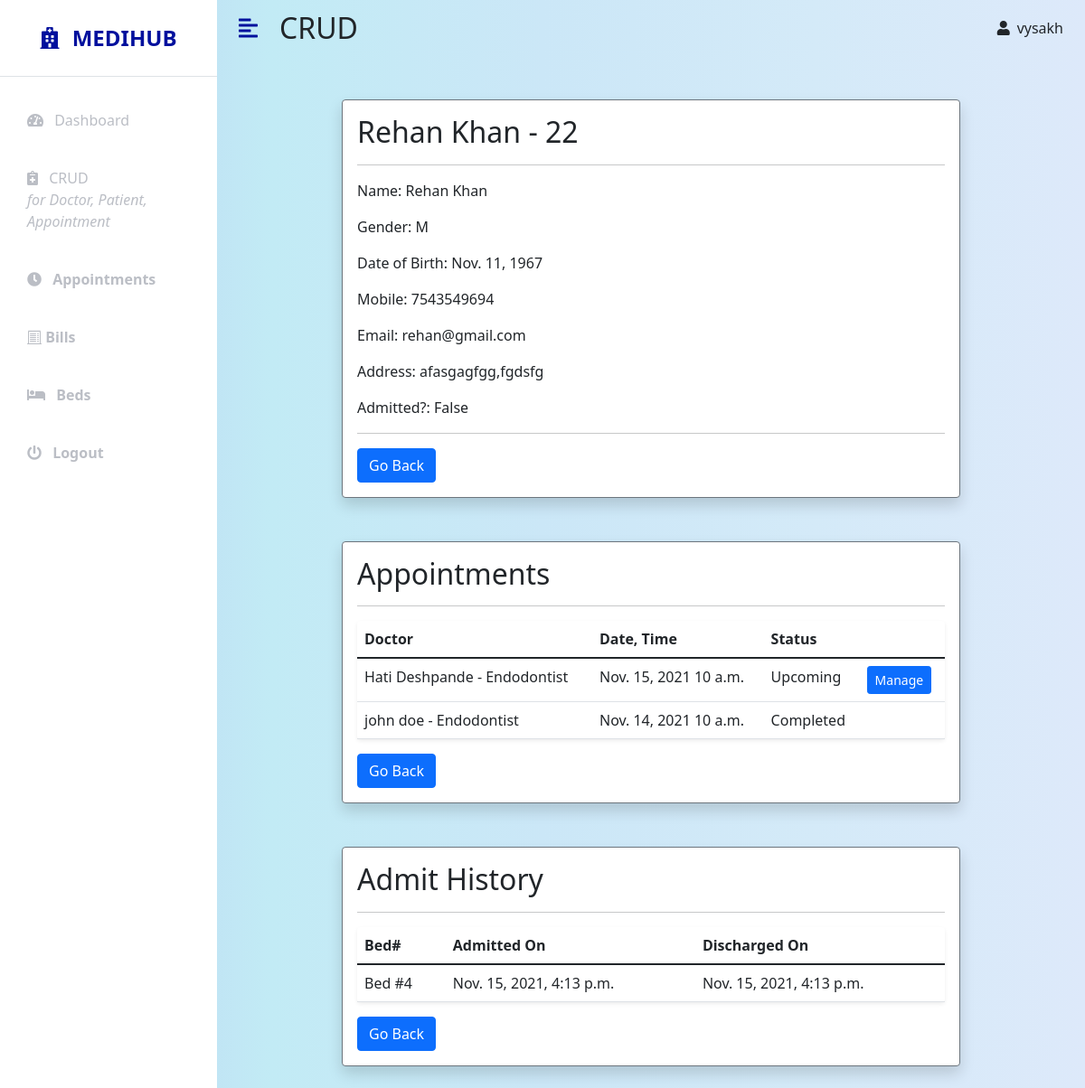
The page /adminapp/crud/patient/22 (signed in) on the database as committed earlier.
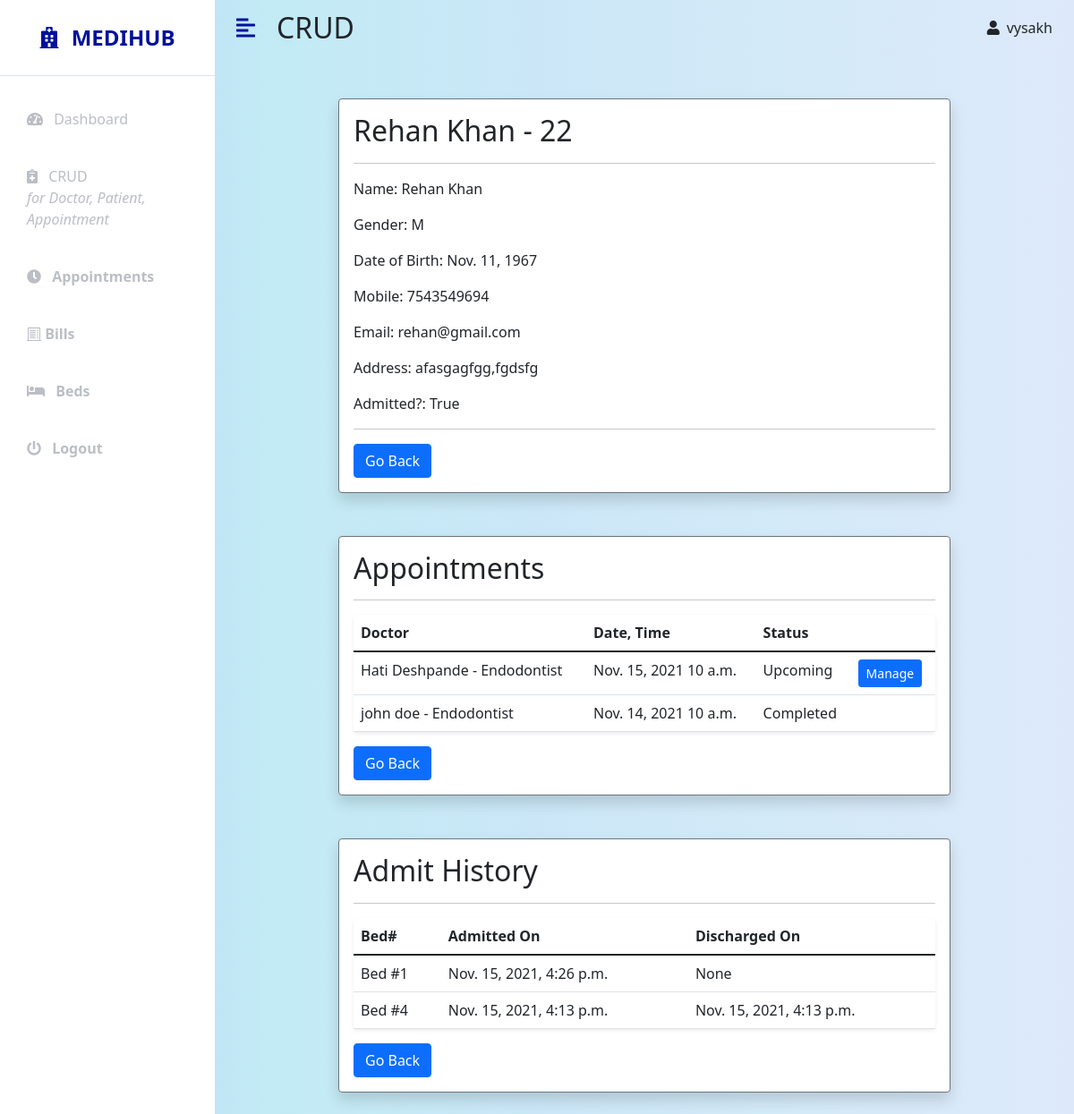
The same page on the database as committed later.
### hospital/models.py (models this page shows, shortened)
class Patient(models.Model):
    GENDER_CHOICES = [
        ('M', 'Male'),
        ('F', 'Female'),
        ('X', 'Other'),
    ]
    user = models.OneToOneField(User, on_delete=models.CASCADE, null=True, blank=True)
    first_name = models.CharField(max_length=50, null=True, blank=True)
    last_name = models.CharField(max_length=50, null=True, blank=True)
    gender = models.CharField(max_length=1, choices=GENDER_CHOICES, null=True, blank=True)
    dob = models.DateField(null=True, blank=True)
    phone = models.CharField(max_length=10, null=True, blank=True)
    address = models.TextField(max_length=400, null=True, blank=True)
    email = models.CharField(max_length=100, null=True, blank=True)
    admitted = models.BooleanField(default=False)
    def __str__(self):
        return f'{self.first_name} {self.last_name} - {self.id}'

class Appointment(models.Model):
    doctor = models.ForeignKey(Doctor, on_delete=models.CASCADE, null=True, blank=True)
    patient = models.ForeignKey(Patient, on_delete=models.CASCADE, null=True, blank=True)
    date = models.DateField(null=True, blank=True)
    time = models.TimeField(null=True, blank=True)
    details = models.TextField(max_length=1000, null=True, blank=True)
    confirmed = models.BooleanField(default=False)
    completed = models.BooleanField(default=False)
    class Meta:
        ordering = ['-date', 'time']

class Doctor(models.Model):
    GENDER_CHOICES = [
        ('M', 'Male'),
        ('F', 'Female'),
        ('X', 'Other'),
    ]
    user = models.OneToOneField(User, on_delete=models.CASCADE, null=True, blank=True)
    first_name = models.CharField(max_length=50, null=True, blank=True)
    last_name = models.CharField(max_length=50, null=True, blank=True)
    patients = models.ManyToManyField('Patient')
    gender = models.CharField(max_length=1, choices=GENDER_CHOICES, null=True, blank=True)
    dob = models.DateField(null=True, blank=True)
    department = models.CharField(max_length=50, null=True, blank=True)
    phone = models.CharField(max_length=10, null=True, blank=True)
    address = models.TextField(max_length=400, null=True, blank=True)
    email = models.CharField(max_length=100, null=True, blank=True)
    salary_in_rs = models.IntegerField(null=True, blank=True)
    schedule = models.TextField(max_length=1000, null=True, blank=True)
    def __str__(self):
        return f'{self.first_name} {self.last_name} - {self.department}'

class BedInstance(models.Model):
    bed = models.ForeignKey(Bed, on_delete=SET_NULL, null=True, blank=True)
    patient = models.ForeignKey(Patient, on_delete=SET_NULL, null=True, blank=True)
    admitted_on = models.DateTimeField(auto_now_add=True)
    discharged_on = models.DateTimeField(null=True, blank=True)
    discharged = models.BooleanField(default=False)
    class Meta:
        ordering = ['-admitted_on']

class Bed(models.Model):
    type = models.CharField(max_length=20, default='normal')
    rate = models.IntegerField(default=500)
    occupied = models.BooleanField(default=False)
    def __str__(self):
        return f"Bed #{self.id}"

### adminapp/views.py (the view)
# urls.py: path('crud/patient/<int:id>', views.patientDetailView, name='patient-detail'),
@login_required(login_url='admin-login')
@user_passes_test(is_admin, login_url='admin-login')
def patientDetailView(request, id):
    patient = get_object_or_404(Patient, pk=id)
    appointments = patient.appointment_set.all()
    bedInstances = patient.bedinstance_set.all()
    context = {
        'patient': patient,
        'appointments': appointments,
        'bedInstances': bedInstances,
    }
    return render(request, 'adminapp/patient_detail.html', context)

### adminapp/views.py (called while the page is built)
def is_admin(user):
    return user.groups.filter(name = 'Administrators').exists()

### adminapp/templates/adminapp/patient_detail.html
{% extends 'adminapp/base.html' %}
{% block content %}
<nav class="navbar navbar-expand-lg navbar-light bg-transparent py-1 px-4">
    <div class="d-flex align-items-center justify-content-end">
        <i class="fas fa-align-left primary-text fs-4 me-3" id="menu-toggle"></i>
        <h2 class="fs-2 m-2">CRUD</h2>
    </div>
    <div class="collapse navbar-collapse" id="navbarSupportedContent">
        <ul class="navbar-nav ms-auto mb-2 mb-lg-0">
            <li class="nav-item dropdown">
                    <i class="fas fa-user me-2"></i>{{user.username}}
            </li>
        </ul>
    </div>
</nav>
<div class="container-fluid p-4 mt-3">
    <div class="p-3 bg-white shadow rounded border border-secondary w-75 mx-auto my-2">
        <h2>{{patient}}</h2>
        <hr>
        <p>Name: {{patient.first_name}} {{patient.last_name}}</p>
        <p>Gender: {{patient.gender}}</p>
        <p>Date of Birth: {{patient.dob}}</p>
        <p>Mobile: {{patient.phone}}</p>
        <p>Email: {{patient.email}}</p>
        <p>Address: {{patient.address}}</p>
        <p>Admitted?: {{patient.admitted}}</p>
        <hr>
        <button type="button" class="btn btn-primary "onclick="goBack()">Go Back</button>
    </div>
    <div class="p-3 bg-white shadow rounded border border-secondary w-75 mx-auto mt-5">
        <h2>Appointments</h2>
        <hr>
        <table class="table bg-white rounded shadow-sm  table-hover">
            <thead>
                <tr>
                    <th scope="col">Doctor </th>
                    <th scope="col">Date, Time</th>
                    <th scope="col">Status</th>
                    <th scope="col"></th>
                </tr>
            </thead>
            <tbody>
                {% for appointment in appointments %}
                <tr>
                    <td>{{appointment.doctor}}</td>
                    <td>{{appointment.date}} {{appointment.time}}</td>
                    <td>
                        {% if appointment.completed == True %}
                        Completed
                        {% elif appointment.confirmed == True %}
                        Upcoming
                        {% else %}
                        Requested
                        {% endif %}
                    </td>
                    <td>
                        {% if appointment.completed == False %}
                        <a class="btn btn-primary btn-sm"href="{% url 'manage-appointment' appointment.id %}">Manage</a>
                        {% endif %}
                    </td>
                </tr>
                {% endfor %}
            </tbody>
        </table>
        <button type="button" class="btn btn-primary "onclick="goBack()">Go Back</button>
    </div>
    <div class="p-3 bg-white shadow rounded border border-secondary w-75 mx-auto mt-5">
        <h2>Admit History</h2>
        <hr>
        <table class="table bg-white rounded shadow-sm  table-hover">
            <thead>
                <tr>
                    <th scope="col">Bed# </th>
                    <th scope="col">Admitted On</th>
                    <th scope="col">Discharged On</th>
                </tr>
            </thead>
            <tbody>
                {% for bedInstance in bedInstances %}
                <tr>
                    <td>{{bedInstance.bed}}</td>
                    <td>{{bedInstance.admitted_on}}</td>
                    <td>{{bedInstance.discharged_on}}</td>
                </tr>
                {% endfor %}
            </tbody>
        </table>
        <button type="button" class="btn btn-primary "onclick="goBack()">Go Back</button>
    </div>
</div>
{% endblock %}

Rows that differ between the two databases and show on the page:
changed Patient "Rehan Khan - 22": admitted "False" → "True"
added BedInstance: bed "Bed #1", admitted_on "Nov. 15, 2021, 4:26 p.m.", discharged_on "None"
